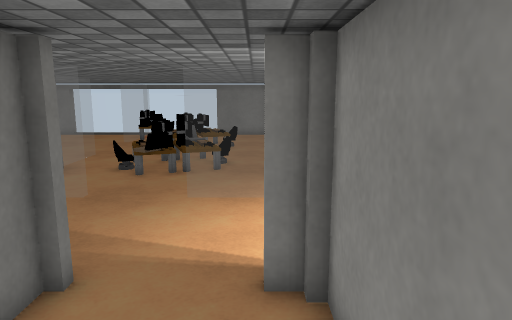
[1] (above)

24 first-person views from a walk through a 3-D level made in the Unity game engine. The camera is 1.5 m above the floor, tilts 10° down and sees 70° across. The floor is counted in squares, 0.5 m on a side. Each view is taken from the middle of a square. On the plan, view 1 faces up. The plan holds only what a view shows up to about 20 squares ahead; the rest is blank. The place goes on beyond the plan. The player is left out. Some animated figures are not drawn. Door leaves are left out, so doorways stand open. Surface patterns are stand-ins for the level's own textures.

[2]
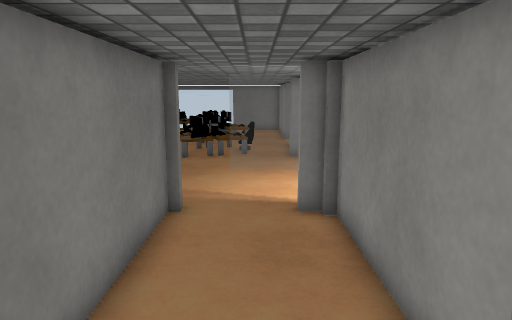

[3]
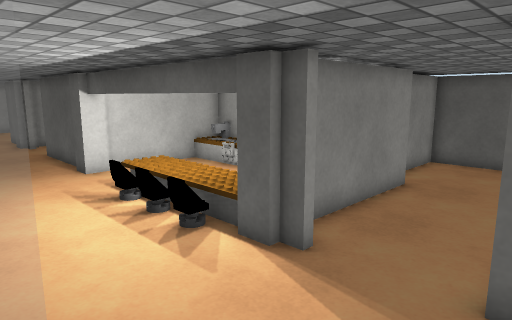

[4]
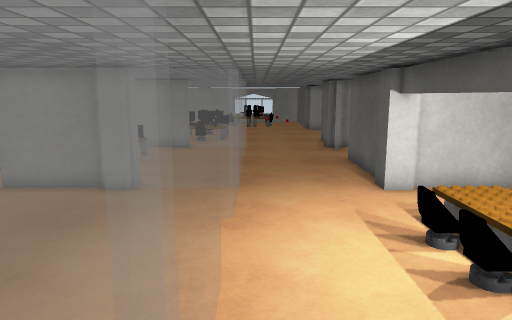

[5]
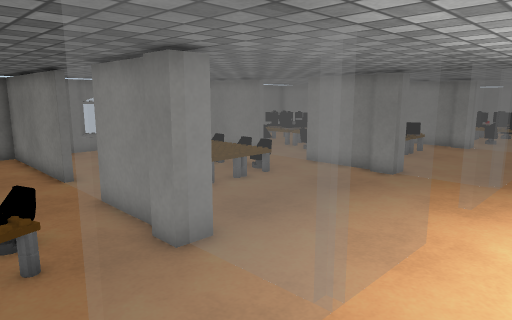

[6]
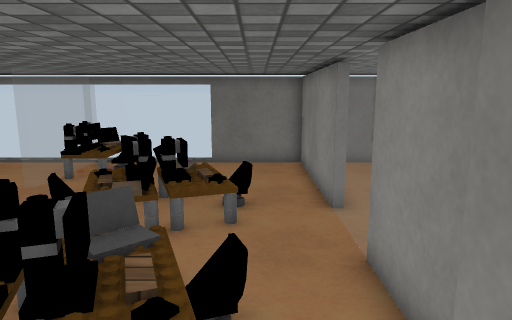

[7]
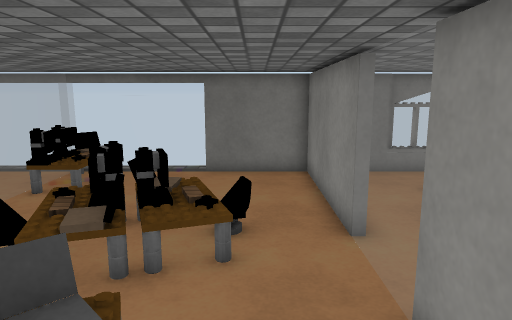

[8]
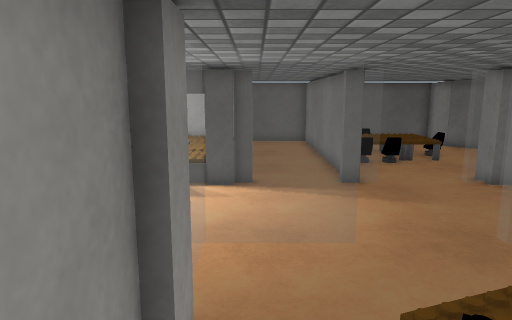

[9]
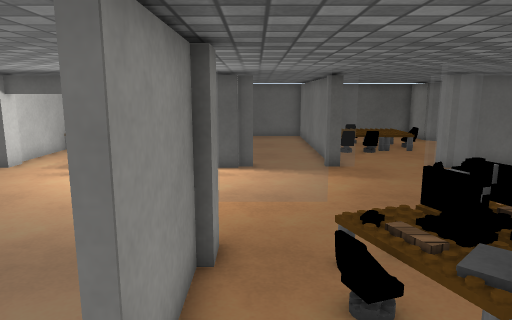

[10]
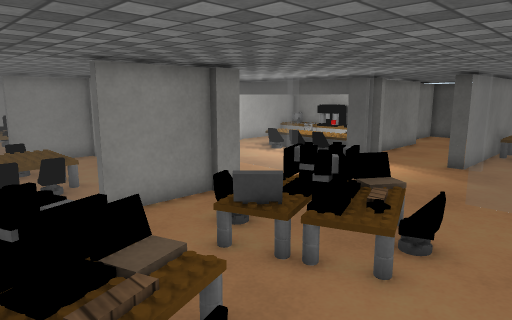

[11]
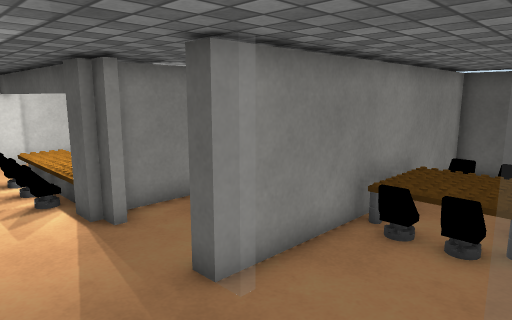

[12]
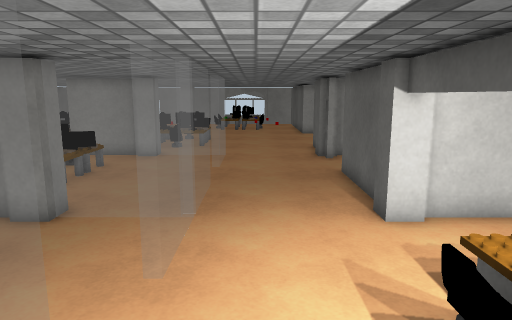

[13]
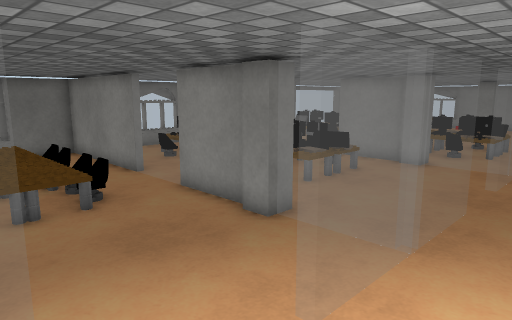

[14]
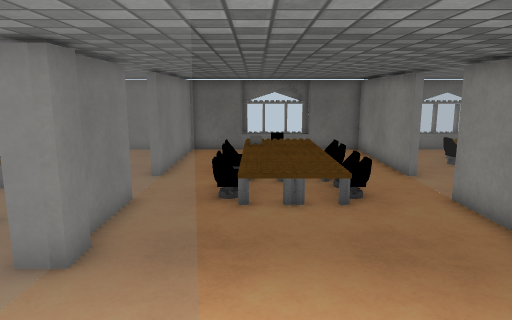

[15]
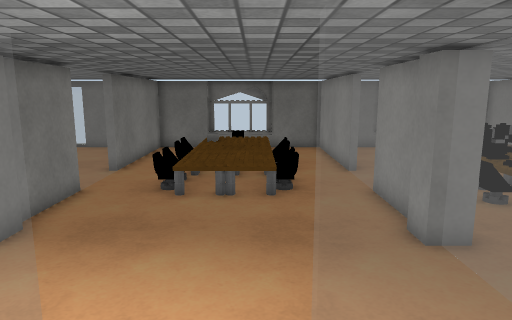

[16]
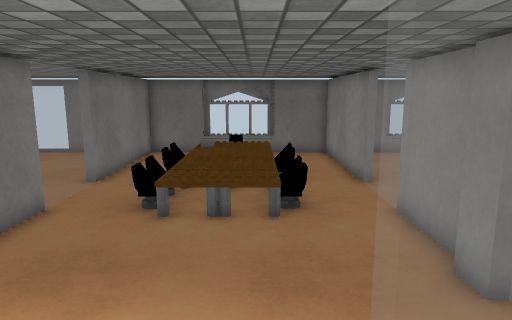

[17]
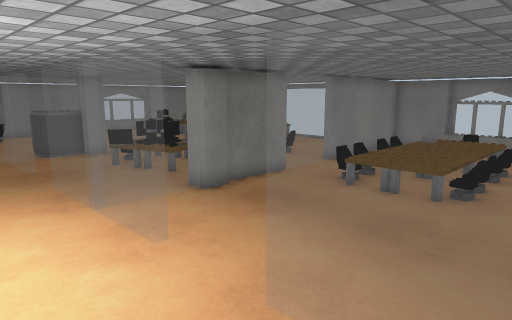

[18]
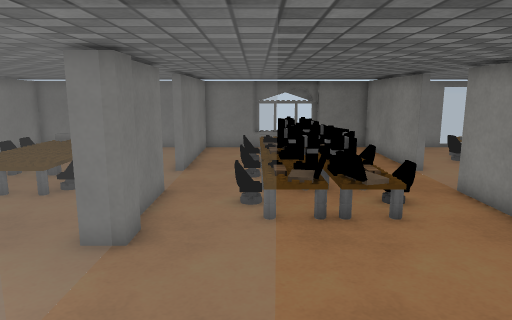

[19]
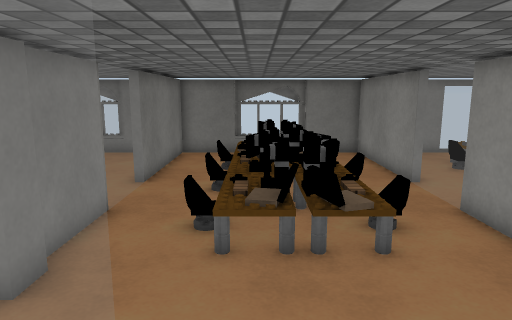

[20]
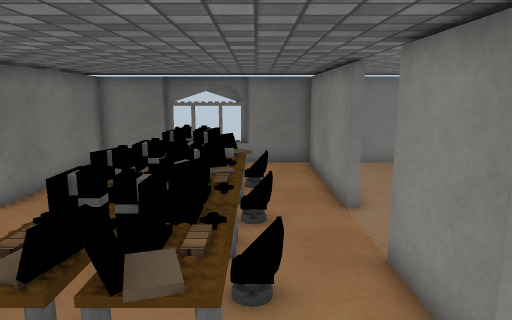

[21]
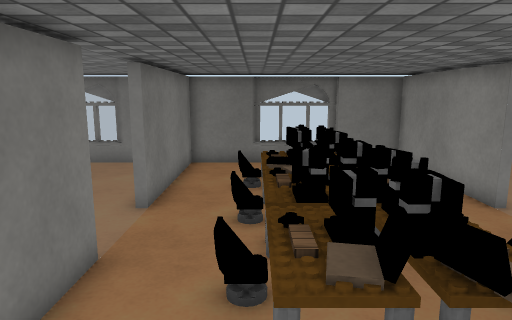

[22]
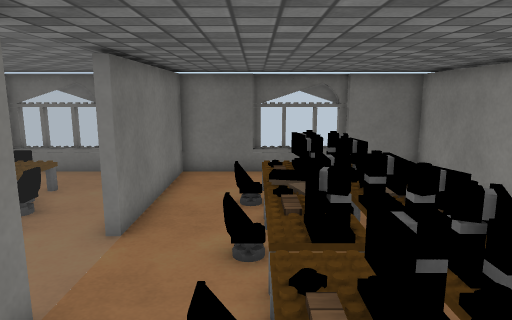

[23]
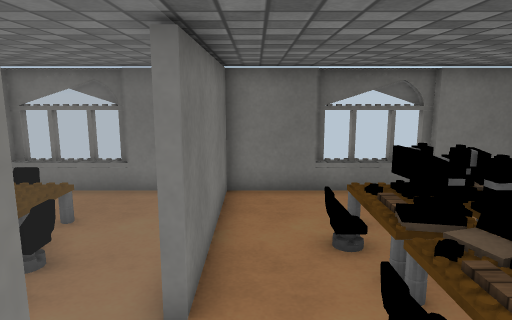

[24]
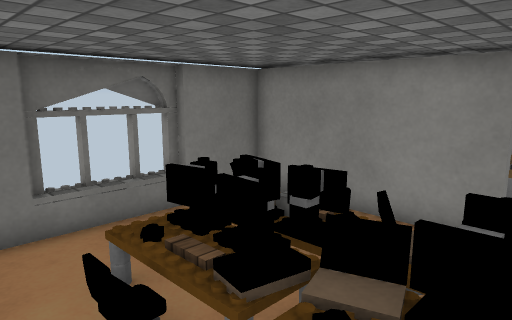

### Floor plan
Key: @ floor where view 1 was taken; # wall or solid block; . main floor; : floor 0.25 m higher than the main floor; + floor 0.5 m higher than the main floor; = window, fence, low wall or low ledge; N notebook; C chair; U cube; O other object.
Columns run from 8 left of view 1 to 24 right of it. Each row starts with its distance up from view 1.
 29 =##==#      ##==#     ##==#
 28  O.==########...#######...#######
 27   =......#.........#....  ..##...
 26 O  . ....#....C....#.... O..##...
 25 O  . ....#...  +...#...OOO..##..O
 24 =. ......#...O  ...#.C:OOUC.##.C
 23 ..  .O...#..O ++C..#..NNOO..##..
 22 .  ONN.C.#..O ++:..#...NNN..##..
 21   OOOOO..=...+++...=.C.ONOC.==.
 20     NN...=..C+++C..=...OOO..==
 19 =. ......=..C+++:..=...OOO..==
 18 =....N...#...+++C..#...OOO..##
 17 =...NN.C.#.........#.COONOC.##
 16 =..OOOO..#.........#...NNO..##
 15 =.COOOO..##.......##........##
 14 #...NN...##.......##........##.C
 13 =...N....=.........=........==..
 12 =........=.........=........==...
 11 ====..========..=======..=====...
 10  ..............................
  9 ...............................
  8  ..............................
  7 =..........C.CC................
  6 ==..=#..#################...##
  5 #...=#..###       ##     ...##
  4 ....##...#         #
  3 ....##...#         #
  2 ..CC##...#         #
  1 ++++##...#         #
  0  +++##..@#         #
 -1  +++##...##        #
 -2     ##....
 -3   CO#  ...
 -4     #  ...#
 -5     #  ...#
 -6    ##  ####

Where each view was taken, in squares from view 1:
view 1: 0 up, 0 right, facing up
view 2: 4 down, 1 left, facing up
view 3: 11 up, 4 left, facing down-right
view 4: 10 up, 1 left, facing right
view 5: 8 up, 3 left, facing up-right
view 6: 12 up, 1 left, facing up
view 7: 14 up, 1 left, facing up
view 8: 18 up, 0 right, facing down
view 9: 21 up, 0 right, facing down
view 10: 22 up, 8 left, facing down-right
view 11: 9 up, 8 left, facing down-right
view 12: 9 up, 2 right, facing right
view 13: 8 up, 4 right, facing up-right
view 14: 8 up, 5 right, facing up
view 15: 7 up, 7 right, facing up
view 16: 9 up, 7 right, facing up
view 17: 7 up, 11 right, facing up-left
view 18: 7 up, 14 right, facing up
view 19: 9 up, 15 right, facing up
view 20: 12 up, 18 right, facing up
view 21: 12 up, 14 right, facing up
view 22: 14 up, 14 right, facing up
view 23: 17 up, 12 right, facing up
view 24: 20 up, 12 right, facing up-right
